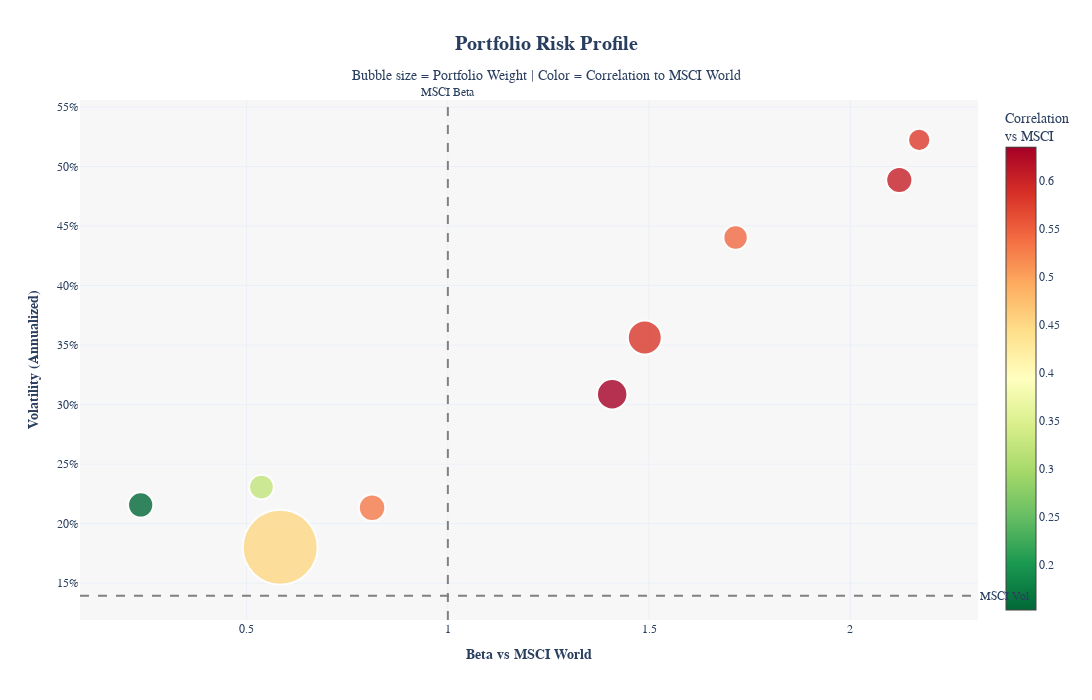

Notebook source saved alongside this figure:
### Code cell
import plotly.graph_objects as go

# Merge weights with risk metrics
plot_data = risk_df.copy()
plot_data["Weight"] = plot_data["Ticker"].map(weights)
plot_data["Weight_pct"] = plot_data["Weight"] * 100

# Remove MSCI index (SWDA.L) - analyze individual names only
plot_data = plot_data[plot_data["Ticker"] != "SWDA.L"]

# Calculate MSCI World benchmark metrics
bench = returns[benchmark]
msci_vol = bench.std() * np.sqrt(252)
msci_beta = 1.0  # By definition, benchmark has beta of 1

# Create bubble plot
fig = go.Figure()

fig.add_trace(go.Scatter(
    x=plot_data["Beta"],
    y=plot_data["Vol"],
    mode='markers',
    marker=dict(
        size=plot_data["Weight"] * 500,  # Scale weights for visibility
        color=plot_data["Corr_vs_MSCI"],  # Color by correlation
        colorscale="RdYlGn_r",  # Red-Yellow-Green reversed
        showscale=True,
        colorbar=dict(title="Correlation<br>vs MSCI"),
        line=dict(width=2, color="white"),
        opacity=0.8
    ),
    text=[f"<b>{ticker}</b><br>Beta: {beta:.2f}<br>Vol: {vol:.2%}<br>Weight: {w:.2%}<br>Correlation: {corr:.2f}" 
          for ticker, beta, vol, w, corr in 
          zip(plot_data["Ticker"], plot_data["Beta"], plot_data["Vol"], 
              plot_data["Weight"], plot_data["Corr_vs_MSCI"])],
    hovertemplate="%{text}<extra></extra>",
    textposition="top center"
))

# Add benchmark reference lines
fig.add_hline(y=msci_vol, line_dash="dash", line_color="gray", 
              annotation_text="MSCI Vol", annotation_position="right")

fig.add_vline(x=msci_beta, line_dash="dash", line_color="gray",
              annotation_text="MSCI Beta", annotation_position="top")

fig.update_layout(
    title={
        "text": "<b>Portfolio Risk Profile</b><br><sub>Bubble size = Portfolio Weight | Color = Correlation to MSCI World</sub>",
        "x": 0.5,
        "xanchor": "center",
        "font": {"size": 20}
    },
    xaxis_title="<b>Beta vs MSCI World</b>",
    yaxis_title="<b>Volatility (Annualized)</b>",
    width=1400,  # Rectangular for PowerPoint
    height=700,
    template="plotly_white",
    font=dict(size=12, family="Arial"),
    hovermode="closest",
    plot_bgcolor="rgba(240,240,240,0.5)",
    yaxis_tickformat=".0%",
)

fig.show()

# Export as SVG
#fig.write_image("risk_beta.svg", format="svg", width=1400, height=700, scale=2)

### Figure 1 — Plotly figure (JSON) as saved in the notebook; plotly's stock layout.template omitted (floating-point values rounded to 4 significant figures)
{"data": [{"hovertemplate": "%{text}<extra></extra>", "marker": {"color": [0.4505, 0.6347, 0.5816, 0.5783, 0.3238, 0.6041, 0.5293, 0.1527, 0.5419], "colorbar": {"title": {"text": "Correlation<br>vs MSCI"}}, "colorscale": [[0, "rgb(0,104,55)"], [0.1, "rgb(26,152,80)"], [0.2, "rgb(102,189,99)"], [0.3, "rgb(166,217,106)"], [0.4, "rgb(217,239,139)"], [0.5, "rgb(255,255,191)"], [0.6, "rgb(254,224,139)"], [0.7, "rgb(253,174,97)"], [0.8, "rgb(244,109,67)"], [0.9, "rgb(215,48,39)"], [1, "rgb(165,0,38)"]], "line": {"color": "white", "width": 2}, "opacity": 0.8, "showscale": true, "size": [74.91, 30.43, 33.97, 22.22, 24.67, 26.13, 26.46, 25.24, 24.39]}, "mode": "markers", "text": ["<b>CNDX.L</b><br>Beta: 0.58<br>Vol: 18.02%<br>Weight: 14.98%<br>Correlation: 0.45", "<b>AMZN</b><br>Beta: 1.41<br>Vol: 30.87%<br>Weight: 6.09%<br>Correlation: 0.63", "<b>META</b><br>Beta: 1.49<br>Vol: 35.63%<br>Weight: 6.79%<br>Correlation: 0.58", "<b>MU</b><br>Beta: 2.17<br>Vol: 52.24%<br>Weight: 4.44%<br>Correlation: 0.58", "<b>RTX</b><br>Beta: 0.54<br>Vol: 23.07%<br>Weight: 4.93%<br>Correlation: 0.32", "<b>NVDA</b><br>Beta: 2.12<br>Vol: 48.87%<br>Weight: 5.23%<br>Correlation: 0.60", "<b>HD</b><br>Beta: 0.81<br>Vol: 21.34%<br>Weight: 5.29%<br>Correlation: 0.53", "<b>LMT</b><br>Beta: 0.24<br>Vol: 21.57%<br>Weight: 5.05%<br>Correlation: 0.15", "<b>CRWD</b><br>Beta: 1.71<br>Vol: 44.04%<br>Weight: 4.88%<br>Correlation: 0.54"], "textposition": "top center", "type": "scatter", "x": [0.5835, 1.408, 1.489, 2.171, 0.5369, 2.122, 0.8117, 0.2368, 1.715], "y": [0.1802, 0.3087, 0.3563, 0.5224, 0.2307, 0.4887, 0.2134, 0.2157, 0.4404]}], "layout": {"annotations": [{"showarrow": false, "text": "MSCI Vol", "x": 1, "xanchor": "left", "xref": "x domain", "y": 0.1393, "yanchor": "middle", "yref": "y"}, {"showarrow": false, "text": "MSCI Beta", "x": 1, "xanchor": "center", "xref": "x", "y": 1, "yanchor": "bottom", "yref": "y domain"}], "font": {"family": "Arial", "size": 12}, "height": 700, "hovermode": "closest", "plot_bgcolor": "rgba(240,240,240,0.5)", "shapes": [{"line": {"color": "gray", "dash": "dash"}, "type": "line", "x0": 0, "x1": 1, "xref": "x domain", "y0": 0.1393, "y1": 0.1393, "yref": "y"}, {"line": {"color": "gray", "dash": "dash"}, "type": "line", "x0": 1, "x1": 1, "xref": "x", "y0": 0, "y1": 1, "yref": "y domain"}], "title": {"font": {"size": 20}, "text": "<b>Portfolio Risk Profile</b><br><sub>Bubble size = Portfolio Weight | Color = Correlation to MSCI World</sub>", "x": 0.5, "xanchor": "center"}, "width": 1400, "xaxis": {"title": {"text": "<b>Beta vs MSCI World</b>"}}, "yaxis": {"tickformat": ".0%", "title": {"text": "<b>Volatility (Annualized)</b>"}}}}
